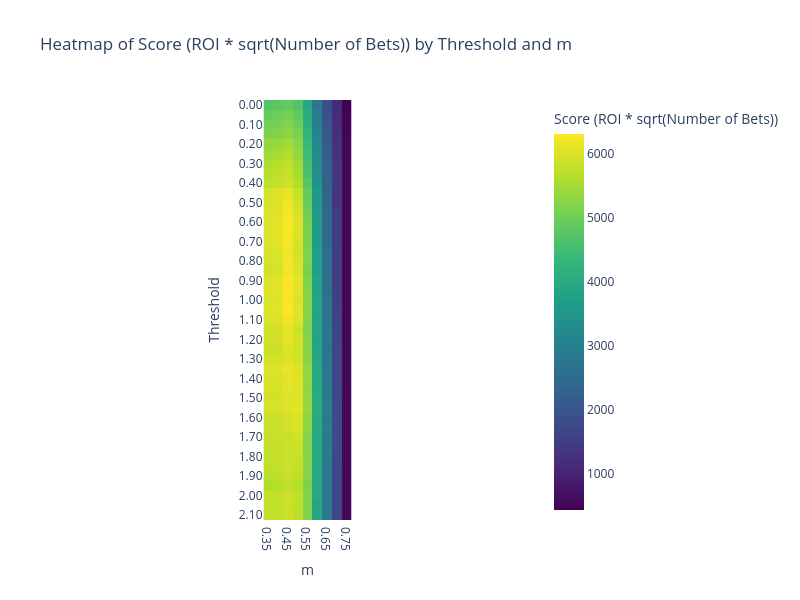

Notebook source saved alongside this figure:
### Markdown cell above
# **Trying plotly**

### Code cell
import plotly.express as px
from IPython.display import HTML, display

# 'p' is the pivot table DataFrame created previously
# Add the size parameter to control the figure size
fig = px.imshow(p, 
				labels=dict(x="m", y="Threshold", color="Score (ROI * sqrt(Number of Bets))"),
				x=[f'{v:.2f}' for v in p.columns],
				y=[f'{v:.2f}' for v in p.index],
				color_continuous_scale='Viridis',
				width=800,
				height=600,
				title='Heatmap of Score (ROI * sqrt(Number of Bets)) by Threshold and m')

fig.update_layout(yaxis=dict(scaleanchor="x", scaleratio=1))  # Ensure square cells
fig.show()

### Figure 1 — Plotly figure (JSON) as saved in the notebook; plotly's stock layout.template omitted (floating-point values rounded to 4 significant figures; data arrays with more than 128 entries replaced by an {"elided": "..."} marker saying what was removed)
{"data": [{"coloraxis": "coloraxis", "hovertemplate": "m: %{x}<br>Threshold: %{y}<br>Score (ROI * sqrt(Number of Bets)): %{z}<extra></extra>", "name": "0", "type": "heatmap", "x": ["0.35", "0.40", "0.45", "0.50", "0.55", "0.60", "0.65", "0.70", "0.75"], "xaxis": "x", "y": ["0.00", "0.05", "0.10", "0.15", "0.20", "0.25", "0.30", "0.35", "0.40", "0.45", "0.50", "0.55", "0.60", "0.65", "0.70", "0.75", "0.80", "0.85", "0.90", "0.95", "1.00", "1.05", "1.10", "1.15", "1.20", "1.25", "1.30", "1.35", "1.40", "1.45", "1.50", "1.55", "1.60", "1.65", "1.70", "1.75", "1.80", "1.85", "1.90", "1.95", "2.00", "2.05", "2.10"], "yaxis": "y", "z": {"elided": "43x9 float values"}}], "layout": {"coloraxis": {"colorbar": {"title": {"text": "Score (ROI * sqrt(Number of Bets))"}}, "colorscale": [[0, "#440154"], [0.1111, "#482878"], [0.2222, "#3e4989"], [0.3333, "#31688e"], [0.4444, "#26828e"], [0.5556, "#1f9e89"], [0.6667, "#35b779"], [0.7778, "#6ece58"], [0.8889, "#b5de2b"], [1, "#fde725"]]}, "height": 600, "title": {"text": "Heatmap of Score (ROI * sqrt(Number of Bets)) by Threshold and m"}, "width": 800, "xaxis": {"anchor": "y", "constrain": "domain", "domain": [0, 1], "scaleanchor": "y", "title": {"text": "m"}}, "yaxis": {"anchor": "x", "autorange": "reversed", "constrain": "domain", "domain": [0, 1], "scaleanchor": "x", "scaleratio": 1, "title": {"text": "Threshold"}}}}
